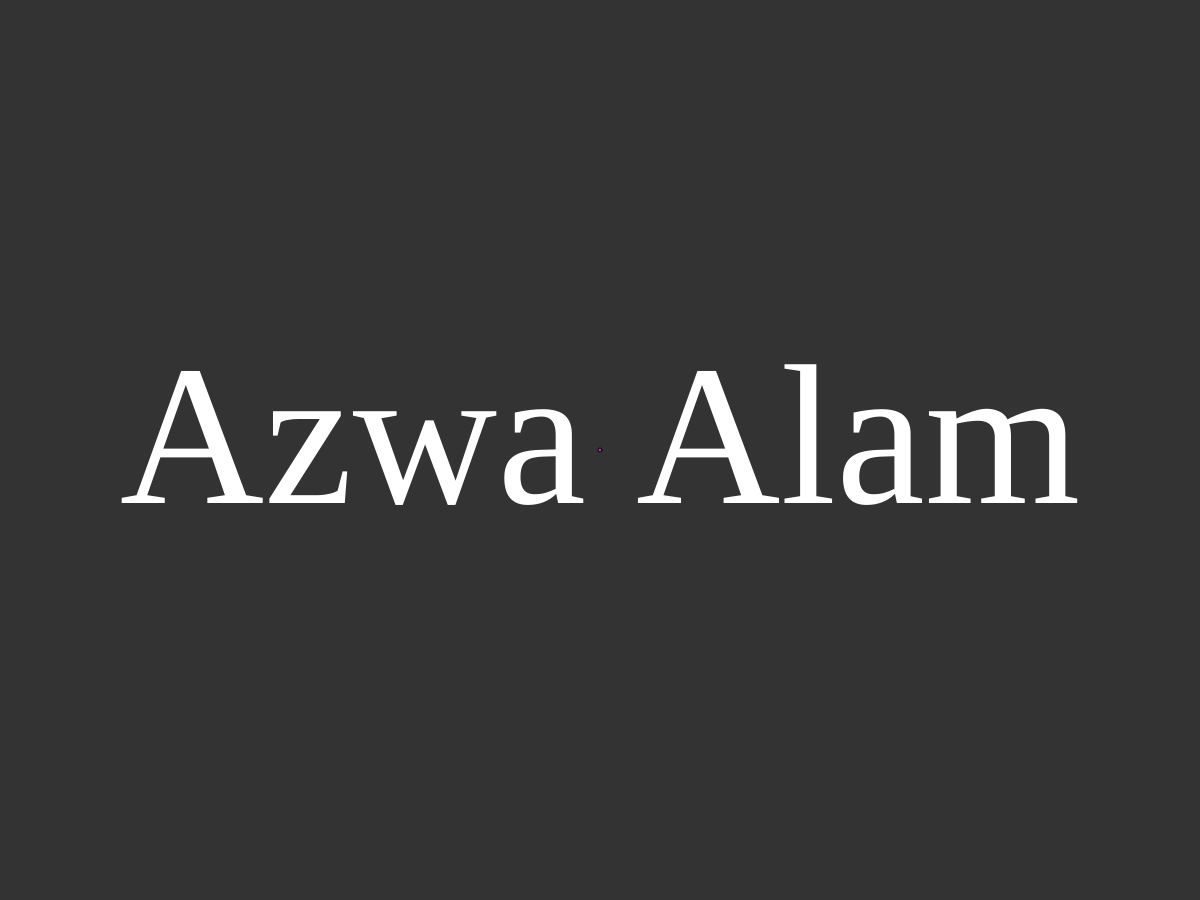
Frame 1 (no input)
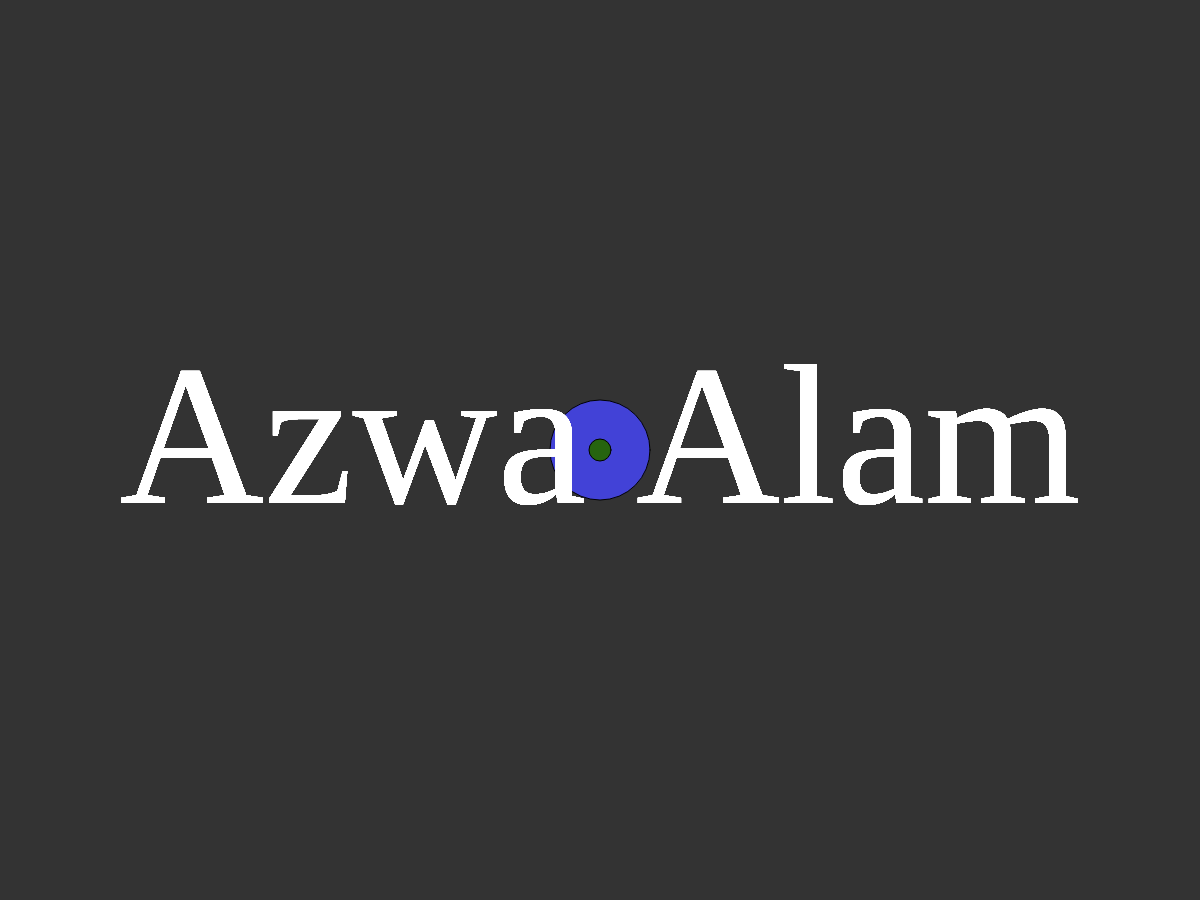
Frame 60 (no input)
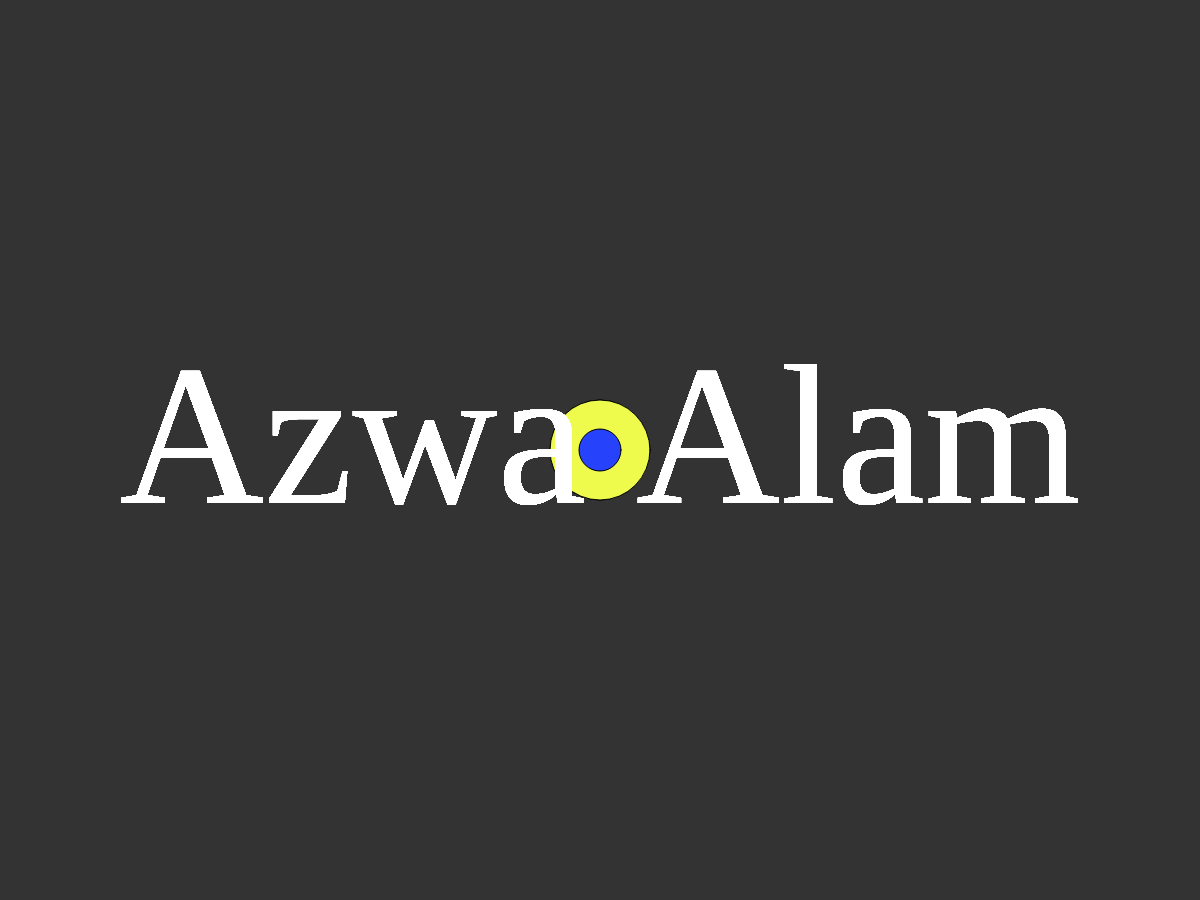
Frame 120 (the mouse pressed at the canvas centre since frame 60)

The p5.js sketch that drew these frames (run headless with seeded random() and noise() and a simulated clock; from frame 60 on, the mouse is pressed at the canvas centre):

// p5.js sketch
// ── sketch.js
// Primitive Paint
// Azwa Alam
// February 14th 2019
// - describe what you did to take this project "above and beyond" - I put in extra work after school


let a = 'Azwa Alam';
let cir = 2;

function setup() {
  createCanvas(1200, 900);
  background(51);
  // the code below is for the name
  textSize(width / 6);
  textAlign(CENTER, CENTER);
  textFont('Georgia');
}

function keyPressed() {
  // this will draw a rectangle when the a key is pressed
  if (key === 'a') {
    rect(mouseX, mouseY, 50, 75);
    fill(random(255), random(255), random(255)); 
  }
  // this will draw a circle when the a key is pressed
  if (key === 's') {
    ellipse(mouseX, mouseY, 66, 66);
    fill(random(255), random(255), random(255));
      
  }
  if (key === 'd') {
    // this will draw a quadrilateral when the a key is pressed
    quad(mouseX, mouseY, mouseX+86, mouseY+20, mouseX+69, mouseY+63, mouseX+30, mouseY+76);
    fill(random(255), random(255), random(255));
  }
  if (key === " ") {
    background(51);
  }
}
//the code below activates all the drawings and sets up size and color
function draw() {
  fill(255);
  text(a, width / 2, height / 2);
  cir += 2;
  if (cir > 100){
    cir = 2;
  }
  fill(random(255), random(255), random(255));
  ellipse(width/2, height/2, cir, cir);
}
